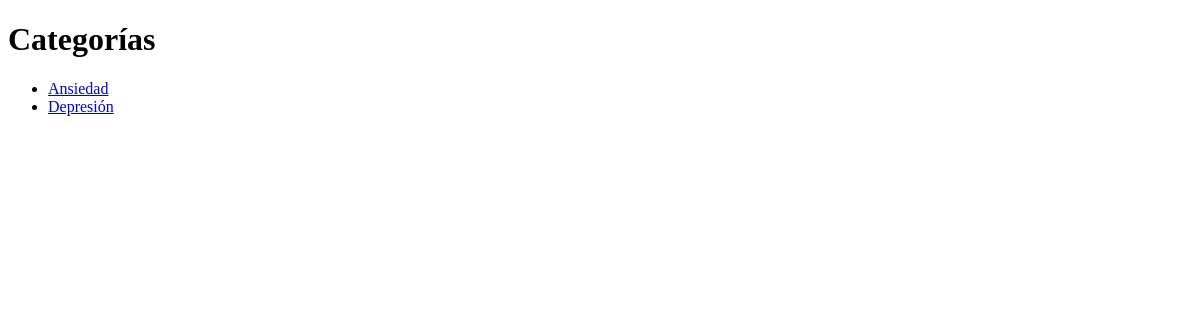
/foro/categorias.php, run on an earlier commit of the app's database.
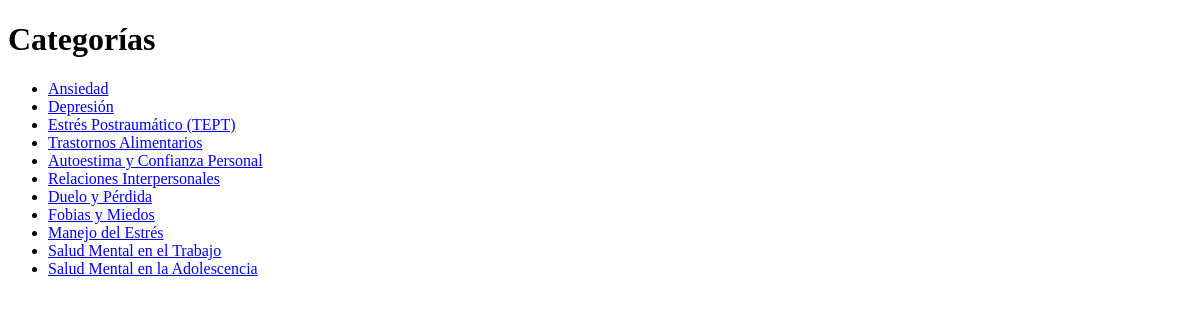
And on a later commit of the database.
### tables this page shows
CREATE TABLE IF NOT EXISTS `categorias` (
  `id` int NOT NULL AUTO_INCREMENT,
  `nombre_categoria` varchar(100) NOT NULL,
  `descripcion` text NOT NULL,
  PRIMARY KEY (`id`)
);

### foro/categorias.php (the view, shortened to what this page needs)
<!DOCTYPE html>
<html lang="es">
<head>
</head>
<body>
    <h1>Categorías</h1>
    <ul>
        <?php
        $conn = new mysqli('localhost', 'root', '', 'base_de_datos');
        $sql = "SELECT * FROM categorias";
        $result = $conn->query($sql);
        while($categoria = $result->fetch_assoc()) {
            echo "<li><a href='temas.php?id_categoria=" . $categoria['id'] . "'>" . $categoria['nombre_categoria'] . "</a></li>";
        }
        ?>
    </ul>
</body>
</html>

What changed in the data, as far as the page shows it:
added categorias: nombre_categoria "Estrés Postraumático (TEPT)"
added categorias: nombre_categoria "Trastornos Alimentarios"
added categorias: nombre_categoria "Autoestima y Confianza Personal"
added categorias: nombre_categoria "Relaciones Interpersonales"
added categorias: nombre_categoria "Duelo y Pérdida"
added categorias: nombre_categoria "Fobias y Miedos"
added categorias: nombre_categoria "Manejo del Estrés"
added categorias: nombre_categoria "Salud Mental en el Trabajo"
added categorias: nombre_categoria "Salud Mental en la Adolescencia"
